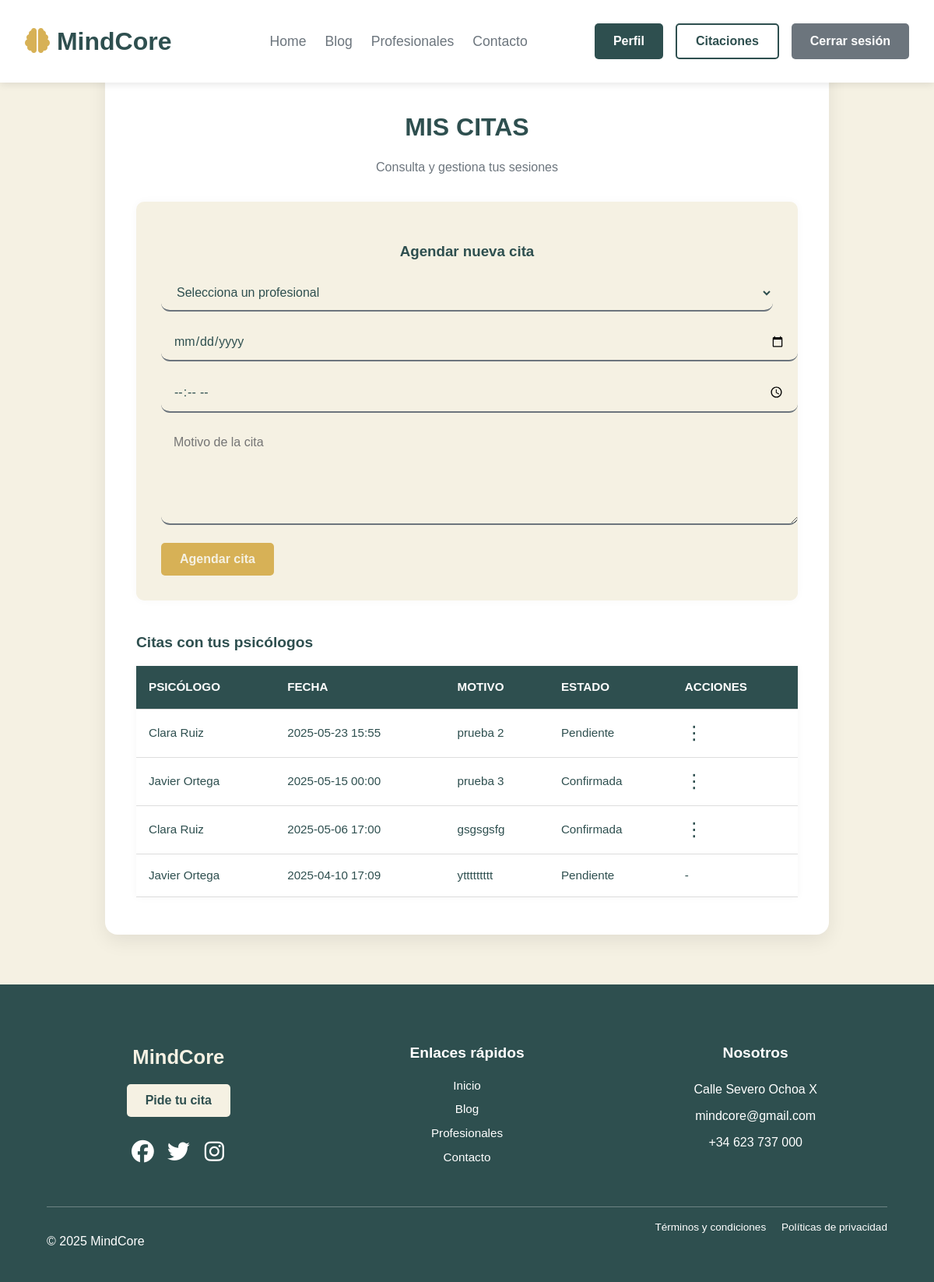
Before: /citaciones.php (signed in) with the older database file.
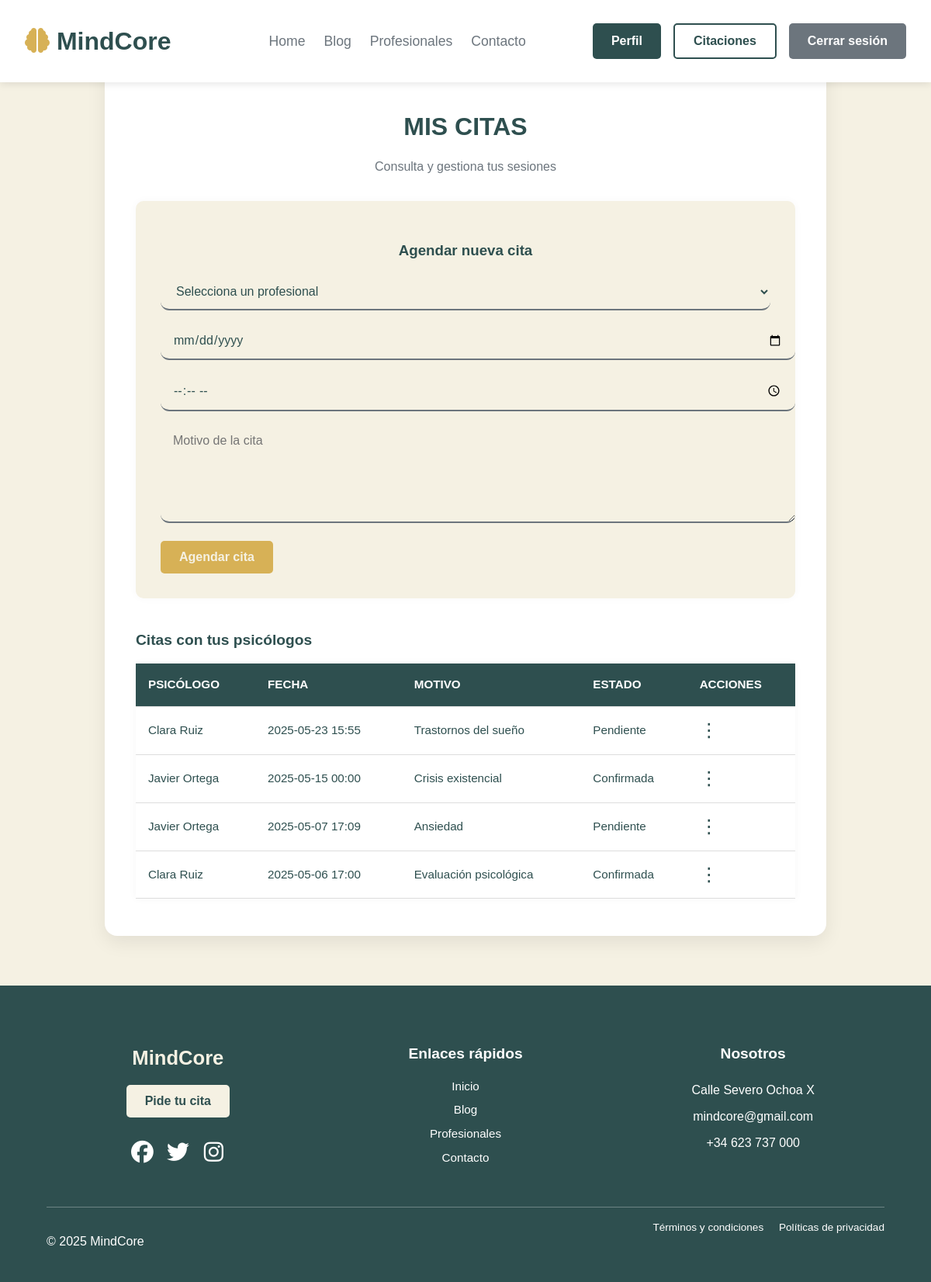
After: the same page with the newer database file.
### tables this page shows
CREATE TABLE `citas` (
  `id` int(11) NOT NULL,
  `idUser` int(11) DEFAULT NULL,
  `id_psicologo` int(11) DEFAULT NULL,
  `fecha` date NOT NULL,
  `hora` time NOT NULL,
  `estado` enum('pendiente','confirmada','cancelada') DEFAULT 'pendiente',
  `motivo` text DEFAULT NULL
);

CREATE TABLE `users_data` (
  `idUser` int(11) NOT NULL,
  `nombre` varchar(100) NOT NULL,
  `apellidos` varchar(100) DEFAULT NULL,
  `fecha_nacimiento` date DEFAULT NULL,
  `sexo` enum('masculino','femenino','otro') DEFAULT NULL,
  `direccion` varchar(255) DEFAULT NULL,
  `telefono` varchar(20) DEFAULT NULL
);

### citaciones.php (the view, shortened to what this page needs)
<?php
include("database/conexion.php");
$idUser = $_SESSION["idUser"];
$tipo = $_SESSION["tipo"];
$sql_citas = "SELECT c.id, c.fecha, c.hora, c.motivo, c.estado, d.nombre, d.apellidos
              FROM citas c
              JOIN users_data d ON c.id_psicologo = d.idUser
              WHERE c.idUser = ?
              ORDER BY c.fecha DESC";
$stmt = $conexion->prepare($sql_citas);
$stmt->bind_param("i", $idUser);
$stmt->execute();
$citas = $stmt->get_result();
?>
<!DOCTYPE html>
<html lang="es">
<head>
  <link rel="stylesheet" href="css/style.css">
</head>
<body>
  <?php
  include('includes/header.php');
  ?>
  <section class="citas-wrap">
    <div class="citas-container">
      <h2>Mis citas</h2>
      <p>Consulta y gestiona tus sesiones</p>
      <?php if ($tipo === "user"): ?>
        <form method="POST" class="citas-formulario">
          <h3>Agendar nueva cita</h3>
          <select name="idPsicologo" required>
            <option value="">Selecciona un profesional</option>
          </select>
          <div class="fecha-hora">
            <input type="date" name="fecha" id="fecha" required>
            <input type="time" name="hora" id="hora" required>
          </div>
          <textarea name="motivo" placeholder="Motivo de la cita" required></textarea>
          <button class="btn btn5" type="submit">Agendar cita</button>
        </form>
      <?php endif; ?>
      <div class="citas-listado">
        <h3>Citas con tus psicólogos</h3>
        <table>
          <thead>
            <tr>
              <th>Psicólogo</th>
              <th>Fecha</th>
              <th>Motivo</th>
              <th>Estado</th>
              <th>Acciones</th>
            </tr>
          </thead>
          <tbody>
            <?php while ($cita = $citas->fetch_assoc()): ?>
              <tr>
                <td><?= $cita["nombre"] . " " . $cita["apellidos"] ?></td>
                <td><?= $cita["fecha"] . " " . substr($cita["hora"], 0, 5) ?></td>
                <td><?= $cita["motivo"] ?></td>
                <td><?= ucfirst($cita["estado"]) ?></td>
                <td style="position: relative;">
                  <?php if (strtotime($cita["fecha"]) >= strtotime(date("Y-m-d")) && $cita["estado"] !== 'cancelada'): ?>
                    <button class="btn-acciones" onclick="toggleMenu(this)">⋮</button>
                  <?php else: ?>
                    -
                  <?php endif; ?>
                </td>
              </tr>
            <?php endwhile; ?>
          </tbody>
        </table>
      </div>
    </div>
  </section>
  <?php include("includes/footer.php"); ?>
</body>
</html>

Changed rows visible on the page:
changed citas: motivo "prueba 2" → "Trastornos del sueño"
changed citas: motivo "prueba 3" → "Crisis existencial"
changed citas: fecha "2025-04-10" → "2025-05-07"; motivo "yttttttttt" → "Ansiedad"; fecha "-" → "⋮"; moves up the list
changed citas: motivo "gsgsgsfg" → "Evaluación psicológica"
